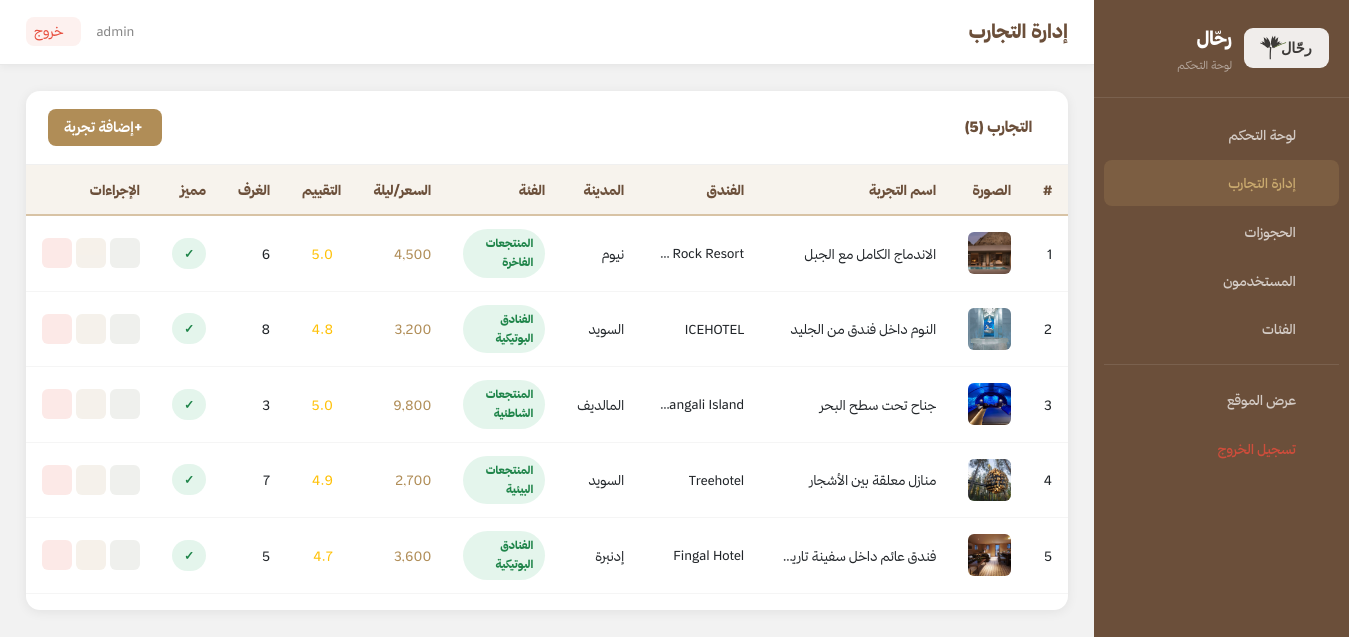
Before: /admin/experiences.php (signed in) with the older database file.
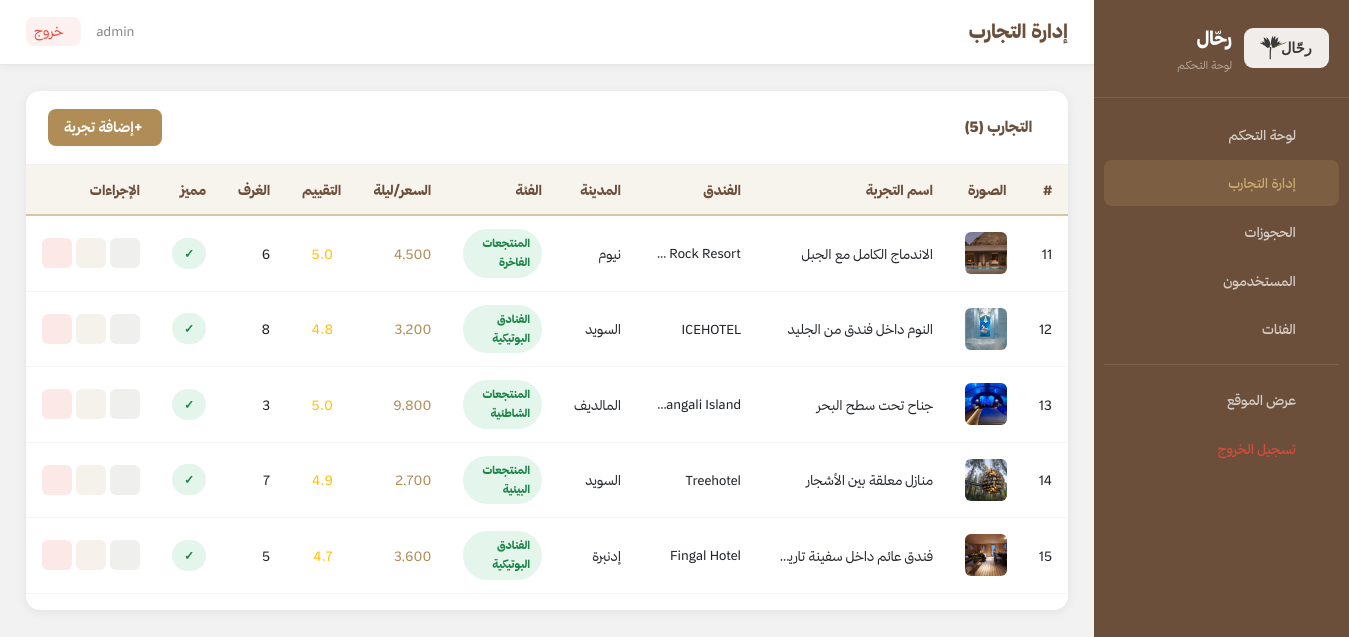
After: the same page with the newer database file.
### tables this page shows
CREATE TABLE experiences (
    experience_id INT AUTO_INCREMENT PRIMARY KEY,
    category_id INT NOT NULL,
    title VARCHAR(300) NOT NULL,
    hotel_name VARCHAR(300) NOT NULL,
    description TEXT NOT NULL,
    city VARCHAR(100) NOT NULL,
    address VARCHAR(500),
    image VARCHAR(500) DEFAULT 'default.jpg',
    price_per_night DECIMAL(10,2) NOT NULL,
    rating DECIMAL(3,1) DEFAULT 4.5,
    available_rooms INT DEFAULT 10,
    is_featured TINYINT(1) DEFAULT 0,
    created_at TIMESTAMP DEFAULT CURRENT_TIMESTAMP,
    FOREIGN KEY (category_id) REFERENCES categories(category_id) ON DELETE CASCADE
);

CREATE TABLE categories (
    category_id INT AUTO_INCREMENT PRIMARY KEY,
    category_name VARCHAR(200) NOT NULL,
    category_icon VARCHAR(100) DEFAULT 'fas fa-hotel',
    created_at TIMESTAMP DEFAULT CURRENT_TIMESTAMP
);

### admin/experiences.php (the view, shortened to what this page needs)
<?php
require_once '../includes/connection.php';
$admin_title = 'إدارة التجارب';
$exps = mysqli_fetch_all(mysqli_query($conn,"SELECT e.*,c.category_name FROM experiences e JOIN categories c ON e.category_id=c.category_id ORDER BY e.created_at DESC"),MYSQLI_ASSOC);
include 'includes/admin_header.php';
?>
<div class="table-card">
    <div class="table-card-head">
        <h5 class="fw-800 text-brown mb-0"><i class="fas fa-hotel ms-2 text-gold"></i>التجارب (<?php echo count($exps); ?>)</h5>
        <a href="add-experience.php" class="btn btn-sm" style="background:var(--gold);color:#fff;border:none;border-radius:8px;font-family:'ThmanyahSans',sans-serif;font-weight:700;padding:8px 16px;"><i class="fas fa-plus ms-1"></i>إضافة تجربة</a>
    </div>
    <div class="table-responsive">
        <table class="table table-rahhal">
            <thead><tr><th>#</th><th>الصورة</th><th>اسم التجربة</th><th>الفندق</th><th>المدينة</th><th>الفئة</th><th>السعر/ليلة</th><th>التقييم</th><th>الغرف</th><th>مميز</th><th>الإجراءات</th></tr></thead>
            <tbody>
                <?php foreach($exps as $e): ?>
                <tr>
                    <td><?php echo $e['experience_id']; ?></td>
                    <td><img src="../assets/images/<?php echo htmlspecialchars($e['image']); ?>" onerror="this.src='https://images.unsplash.com/photo-1542314831-068cd1dbfeeb?w=60&q=60'" style="width:56px;height:42px;object-fit:cover;border-radius:6px;"></td>
                    <td><div class="fw-700" style="max-width:160px;overflow:hidden;text-overflow:ellipsis;white-space:nowrap;"><?php echo htmlspecialchars($e['title']); ?></div></td>
                    <td style="font-size:13px;max-width:120px;overflow:hidden;text-overflow:ellipsis;white-space:nowrap;"><?php echo htmlspecialchars($e['hotel_name']); ?></td>
                    <td><?php echo htmlspecialchars($e['city']); ?></td>
                    <td><span class="badge-status badge-confirmed" style="font-size:11px;"><?php echo htmlspecialchars($e['category_name']); ?></span></td>
                    <td class="fw-700 text-gold"><?php echo number_format($e['price_per_night'],0); ?></td>
                    <td><span class="text-warning fw-700"><i class="fas fa-star"></i> <?php echo $e['rating']; ?></span></td>
                    <td><?php echo $e['available_rooms']; ?></td>
                    <td><?php echo $e['is_featured']?'<span class="badge-status badge-confirmed">✓</span>':'<span class="badge-status badge-cancelled">لا</span>'; ?></td>
                    <td>
                        <div class="d-flex gap-1">
                            <a href="../pages/experience-details.php?id=<?php echo $e['experience_id']; ?>" target="_blank" class="btn btn-sm" style="background:rgba(120,134,107,.12);color:var(--olive);border:none;border-radius:6px;width:30px;height:30px;display:flex;align-items:center;justify-content:center;" title="عرض"><i class="fas fa-eye" style="font-size:11px;"></i></a>
                            <a href="edit-experience.php?id=<?php echo $e['experience_id']; ?>" class="btn btn-sm" style="background:rgba(176,141,87,.12);color:var(--gold);border:none;border-radius:6px;width:30px;height:30px;display:flex;align-items:center;justify-content:center;" title="تعديل"><i class="fas fa-edit" style="font-size:11px;"></i></a>
                            <a href="delete-experience.php?id=<?php echo $e['experience_id']; ?>" class="btn btn-sm btn-delete-exp" style="background:rgba(231,76,60,.12);color:#e74c3c;border:none;border-radius:6px;width:30px;height:30px;display:flex;align-items:center;justify-content:center;" title="حذف"><i class="fas fa-trash" style="font-size:11px;"></i></a>
                        </div>
                    </td>
                </tr>
                <?php endforeach; ?>
            </tbody>
        </table>
    </div>
</div>
<?php include 'includes/admin_footer.php'; ?>

### admin/includes/admin_header.php (shortened to what this page needs)
<!DOCTYPE html>
<html lang="ar" dir="rtl">
<head>
<link rel="stylesheet" href="https://cdn.jsdelivr.net/npm/bootstrap@5.3.0/dist/css/bootstrap.rtl.min.css">
<link rel="stylesheet" href="https://cdnjs.cloudflare.com/ajax/libs/font-awesome/6.4.0/css/all.min.css">
<link rel="stylesheet" href="../assets/css/style.css?v=1780769327">
</head>
<body>
<div class="admin-wrap">
<aside class="admin-side">
    <div class="admin-brand">
        <img src="../assets/images/logo.svg" alt="رحّال" onerror="this.style.display='none'">
        <div><div class="admin-brand-name">رحّال</div><div class="admin-brand-role">لوحة التحكم</div></div>
    </div>
    <nav class="admin-nav">
        <?php $cp=basename($_SERVER['PHP_SELF']); ?>
        <a href="dashboard.php" class="admin-nav-item <?php echo $cp=='dashboard.php'?'active':''; ?>"><i class="fas fa-tachometer-alt"></i> لوحة التحكم</a>
        <a href="experiences.php" class="admin-nav-item <?php echo in_array($cp,['experiences.php','add-experience.php','edit-experience.php'])?'active':''; ?>"><i class="fas fa-hotel"></i> إدارة التجارب</a>
        <a href="bookings.php" class="admin-nav-item <?php echo $cp=='bookings.php'?'active':''; ?>"><i class="fas fa-calendar-check"></i> الحجوزات</a>
        <a href="users.php" class="admin-nav-item <?php echo $cp=='users.php'?'active':''; ?>"><i class="fas fa-users"></i> المستخدمون</a>
        <a href="categories.php" class="admin-nav-item <?php echo $cp=='categories.php'?'active':''; ?>"><i class="fas fa-tags"></i> الفئات</a>
        <div style="border-top:1px solid rgba(255,255,255,.1);margin:12px 0;"></div>
        <a href="../index.php" class="admin-nav-item" target="_blank"><i class="fas fa-external-link-alt"></i> عرض الموقع</a>
        <a href="logout.php" class="admin-nav-item" style="color:rgba(231,76,60,.8);"><i class="fas fa-sign-out-alt"></i> تسجيل الخروج</a>
    </nav>
</aside>
<div class="admin-main">
    <div class="admin-topbar">
        <div class="admin-page-title"><?php echo $admin_title??'لوحة التحكم'; ?></div>
        <div class="d-flex align-items-center gap-3">
            <span style="font-size:13px;color:#888;"><i class="fas fa-user-shield ms-1 text-gold"></i><?php echo htmlspecialchars($_SESSION['admin_username']??'مشرف'); ?></span>
            <a href="logout.php" class="btn btn-sm" style="background:rgba(231,76,60,.08);color:#e74c3c;border:none;border-radius:8px;font-family:'Tajawal',sans-serif;"><i class="fas fa-sign-out-alt ms-1"></i>خروج</a>
        </div>
    </div>
    <div class="admin-content">

### admin/includes/admin_footer.php (shortened to what this page needs)
    </div>
</div>
</div>
</body>
</html>

### assets/css/style.css (style rules this page uses)
:root { --beige: #D8C3A5; --brown: #6B4F3A; --olive: #78866B; --cream: #F7F3ED; --text: #2F2F2F; --gold: #B08D57; --gold-lt: #C9A96E; --white: #FFFFFF; --bg: #F5F5F5; --border: rgba(216,195,165,.35); --sh-sm: 0 2px 12px rgba(0,0,0,.07); --sh-md: 0 8px 30px rgba(0,0,0,.10); --sh-lg: 0 20px 60px rgba(0,0,0,.14); --r: 14px; --r-sm: 8px; --ease: all .28s ease; --font: 'ThmanyahSans','Tajawal',sans-serif; --dark-brown: #6B4F3A; --dark-text: #2F2F2F; --gold-light: #C9A96E; --radius: 14px; --radius-sm: 8px; --shadow-sm: 0 2px 12px rgba(0,0,0,.07); --shadow-md: 0 8px 30px rgba(0,0,0,.10); --shadow-lg: 0 20px 60px rgba(0,0,0,.14); }
*, *::before, *::after { box-sizing:border-box; margin:0; padding:0; }
html { scroll-behavior:smooth; }
body { font-family: var(--font); direction: rtl; color: var(--text); background: var(--white); line-height: 1.75; font-size: 15px; -webkit-font-smoothing: antialiased; }
a { text-decoration:none; color:inherit; }
img { max-width:100%; display:block; }
.admin-wrap { display:flex; min-height:100vh; }
.admin-side { background:var(--brown); width:255px; flex-shrink:0; position:fixed; top:0; right:0; height:100vh; overflow-y:auto; z-index:50; display:flex; flex-direction:column; }
.admin-brand { padding:22px 20px; border-bottom:1px solid rgba(255,255,255,.1); display:flex; align-items:center; gap:12px; }
.admin-brand img { height:36px; filter:brightness(0) invert(1); opacity:.9; }
.admin-brand-name { font-size:1.2rem; font-weight:900; color:var(--white); }
.admin-brand-role { font-size:11px; color:rgba(255,255,255,.5); }
.admin-nav { padding:14px 10px; flex:1; }
.admin-nav-item { display:flex; align-items:center; gap:11px; padding:11px 14px; color:rgba(255,255,255,.7); border-radius:var(--r-sm); transition:var(--ease); font-size:13.5px; font-weight:500; margin-bottom:3px; text-decoration:none; }
.admin-nav-item i { width:18px; font-size:15px; }
.admin-nav-item.active { background:rgba(176,141,87,.25); color:var(--gold-lt); }
.admin-main { margin-right:255px; flex:1; background:#f2f2f2; min-height:100vh; }
.admin-topbar { background:var(--white); padding:15px 26px; border-bottom:1px solid #e8e8e8; display:flex; align-items:center; justify-content:space-between; box-shadow:0 2px 8px rgba(0,0,0,.05); position:sticky; top:0; z-index:30; }
.admin-page-title { font-size:1.2rem; font-weight:800; color:var(--brown); }
.admin-content { padding:26px; }
.table-card { background:var(--white); border-radius:var(--r); box-shadow:var(--sh-sm); overflow:hidden; }
.table-card-head { padding:18px 22px; border-bottom:1px solid #f0f0f0; display:flex; align-items:center; justify-content:space-between; }
.table-card-head h5 { font-size:15px; font-weight:800; color:var(--brown); margin:0; }
.text-gold { color:var(--gold) !important; }
.text-brown { color:var(--brown) !important; }
.fw-800 { font-weight:800 !important; }
.gap-3 { gap:1rem; }
.admin-side, .admin-side * { font-family:var(--font)!important; }
.table-rahhal { font-family:var(--font); font-size:13.5px; width:100%; border-collapse:collapse; }
.table-rahhal thead th { background:var(--cream); color:var(--brown); font-weight:800; padding:13px 16px; text-align:right; white-space:nowrap; border-bottom:2px solid var(--beige); }
.table-rahhal tbody td { padding:13px 16px; border-bottom:1px solid #f5f5f5; vertical-align:middle; }
.badge-confirmed { background:rgba(39,174,96,.1); color:#27ae60; padding:5px 12px; border-radius:20px; font-size:11.5px; font-weight:700; display:inline-block; }
:root { --gold-light: var(--gold-lt); }
:root { --dark-brown: var(--brown); --radius-sm: var(--r-sm); --shadow-sm: var(--sh-sm); }
.badge-status { border-radius: 999px; padding: 5px 12px; font-size: 12px; font-weight: 800; }
.badge-confirmed { background: rgba(39,174,96,.12); color: #1e8449; }
.admin-brand img { filter: none !important; background: #fff; padding: 5px 8px; border-radius: 9px; height: 40px; width: auto; object-fit: contain; }

### admin/includes/admin_header.php (style rules this page uses)
body,* { font-family:'ThmanyahSans','Tajawal',sans-serif!important; }
body { background:#f4f4f4; }
.admin-wrap { display:flex;min-height:100vh; }

Changed rows visible on the page:
removed experiences: experience_id "1", image (picture), title "الاندماج الكامل مع الجبل", hotel_name "Desert Rock Reso…", city "نيوم", category.category_name "المنتجعات الفاخرة", price_per_night "4,500", rating "5.0", available_rooms "6"
removed experiences: experience_id "2", image (picture), title "النوم داخل فندق من الجليد", hotel_name "ICEHOTEL", city "السويد", category.category_name "الفنادق البوتيكية", price_per_night "3,200", rating "4.8", available_rooms "8"
removed experiences: experience_id "3", image (picture), title "جناح تحت سطح البحر", hotel_name "Conrad Maldives Rangali Isla…", city "المالديف", category.category_name "المنتجعات الشاطئية", price_per_night "9,800", rating "5.0", available_rooms "3"
removed experiences: experience_id "4", image (picture), title "منازل معلقة بين الأشجار", hotel_name "Treehotel", city "السويد", category.category_name "المنتجعات البيئية", price_per_night "2,700", rating "4.9", available_rooms "7"
removed experiences: experience_id "5", image (picture), hotel_name "Fingal Hotel", city "إدنبرة", category.category_name "الفنادق البوتيكية", price_per_night "3,600", rating "4.7", available_rooms "5"
added experiences: experience_id "11", image (picture), title "الاندماج الكامل مع الجبل", hotel_name "Desert Rock Reso…", city "نيوم", category.category_name "المنتجعات الفاخرة", price_per_night "4,500", rating "5.0", available_rooms "6"
added experiences: experience_id "12", image (picture), title "النوم داخل فندق من الجليد", hotel_name "ICEHOTEL", city "السويد", category.category_name "الفنادق البوتيكية", price_per_night "3,200", rating "4.8", available_rooms "8"
added experiences: experience_id "13", image (picture), title "جناح تحت سطح البحر", hotel_name "Conrad Maldives Rangali Isla…", city "المالديف", category.category_name "المنتجعات الشاطئية", price_per_night "9,800", rating "5.0", available_rooms "3"
added experiences: experience_id "14", image (picture), title "منازل معلقة بين الأشجار", hotel_name "Treehotel", city "السويد", category.category_name "المنتجعات البيئية", price_per_night "2,700", rating "4.9", available_rooms "7"
added experiences: experience_id "15", image (picture), hotel_name "Fingal Hotel", city "إدنبرة", category.category_name "الفنادق البوتيكية", price_per_night "3,600", rating "4.7", available_rooms "5"
